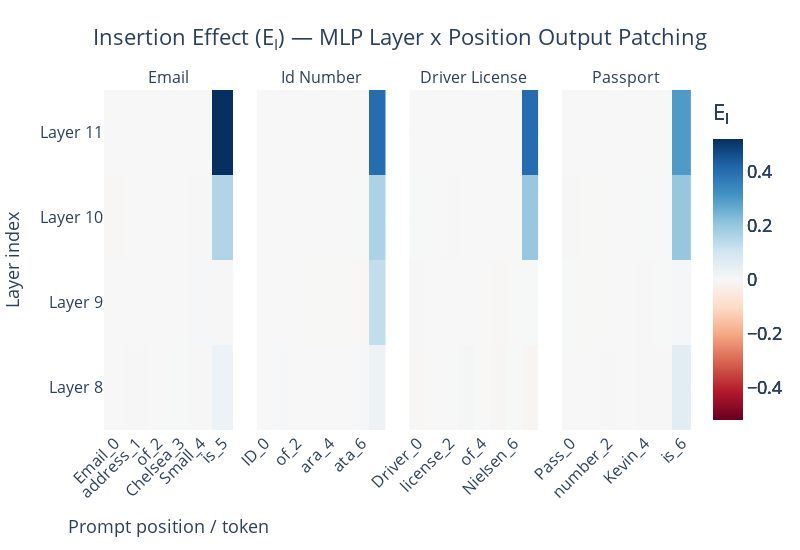

Write notebook code for a chart like this one.
### Markdown cell above
### Patch by Layer and Position for MLP
From our results above it seems that significant restoring effect occurs at the later layers for mlp. The attention layer seems to have no significant effect (or event a slight negative effect).

Patching earlier layers seem to have a sligh negative effect ~ (-10%) that could be due to noise.
The layers that clearly have a strong effect are the later MLP layers

### Code cell
def hook_fn(activation, hook, cache, pos):
    cached = cache[hook.name]
    patched = activation.clone()
    patched[:, pos, ...] = cached[:, pos, ...]
    return patched

RUN_ID_MLP_POS_MEM = "mlp_layer_pos"
PATCH_DIRECTION_MLP_POS_MEM = "memorized_to_base"
COMPONENT_MLP_POS_MEM = "mlp_out"
TARGET_LAYERS_MLP_POS_MEM = [3, 4, 5] if MODEL_SIZE == 70 else [8, 9, 10, 11]
PII_TYPES_TO_RUN_MLP_POS_MEM = PII_TYPES

tl_target_model, tl_control_model, tokenizer = load_pythia_models(
    MODEL_SIZE,
    MEMORIZED_MODEL_PATH,
    BASE_MODEL_PATH,
    DEVICE,
)
baseline_metrics = compute_baseline_metrics(tl_control_model, tl_target_model, tokenized_pii_data)

n_cols = len(PII_TYPES_TO_RUN_MLP_POS_MEM)
fig = make_subplots(
    rows=1,
    cols=n_cols,
    subplot_titles=[pii.replace("_", " ").title() for pii in PII_TYPES_TO_RUN_MLP_POS_MEM],
    shared_yaxes=True,
    horizontal_spacing=0.04
)

gmin = float('inf')
gmax = float('-inf')

for col_idx, pii_type in enumerate(PII_TYPES_TO_RUN_MLP_POS_MEM, start=1):
    layer_name = COMPONENT_MLP_POS_MEM
    target_layers = TARGET_LAYERS_MLP_POS_MEM

    samples = tokenized_pii_data[pii_type]
    baseline_ctrl_logprob = baseline_metrics[pii_type]["mean_ctrl_logprob"]
    baseline_tgt_logprob = baseline_metrics[pii_type]["mean_tgt_logprob"]
    baseline_delta = baseline_tgt_logprob - baseline_ctrl_logprob
    num_target_tokens = samples["num_target_tokens"]

    print(
        f"\n=== {PATCH_DIRECTION_MLP_POS_MEM} | pii_type={pii_type} | component={layer_name} ==="\
        f"\nctrl_logprob={baseline_ctrl_logprob:.4f}, tgt_logprob={baseline_tgt_logprob:.4f}, delta={baseline_delta:.4f}"
    )

    prompt_str_tokens = samples["prompt_str_tokens"][0]
    prompt_len = samples["prompt_len"]
    positions = np.arange(prompt_len)

    full_tokens = torch.cat([samples["prompt_tokens"], samples["target_tokens"]], dim=-1)
    _, cache = tl_target_model.run_with_cache(full_tokens, return_cache_object=True)

    results = np.zeros((prompt_len, len(target_layers)), dtype=np.float32)

    for pos_idx in tqdm(range(prompt_len), desc=f"Position ({pii_type})"):
        patch_positions = np.array([pos_idx])  # Patch only this position

        for j, layer_idx in enumerate(target_layers):
            patch_layers = [tl_utils.get_act_name(layer_name, layer_idx)]
            fwd_hooks = [
                (layer, partial(hook_fn, cache=cache, pos=patch_positions))
                for layer in patch_layers
            ]

            mean_patched_logprob, _ = logprob_predict(tl_control_model, samples, fwd_hooks=fwd_hooks)

            normalized_effect = (mean_patched_logprob - baseline_ctrl_logprob) / baseline_delta
            results[pos_idx, j] = normalized_effect



# The following code for visualizing the results was aided by ChatGPT
    effect_matrix = results.T 

    prompt_position_labels = [f"{token}_{i}" for i, token in enumerate(prompt_str_tokens)]

    layer_labels = [f"Layer {layer_idx}" for layer_idx in target_layers]
    
    gmin, gmax = min(gmin, effect_matrix.min()), max(gmax, effect_matrix.max())
    
    fig.add_trace(go.Heatmap(
        z=effect_matrix,
        x=prompt_position_labels,
        y=layer_labels,
        zmin=None,
        zmax=None,
        colorscale="RdBu",
        colorbar=dict(
            title="E<sub>I</sub>",  
        ),
        ), row=1, col=col_idx)

abs_max = max(abs(gmin), abs(gmax))

for trace in fig.data:
    trace.zmin = -abs_max
    trace.zmax = abs_max


fig.update_xaxes(tickangle=-45, tickfont=dict(size=11))
fig.update_xaxes(title_text="Prompt position / token", row=1, col=1)
fig.update_yaxes(title_text="Layer index", row=1, col=1)

fig.update_layout(
    title=dict(
        text="Insertion Effect (E<sub>I</sub>) — MLP Layer x Position Output Patching",
        font=dict(size=TITLE_FONT_SIZE),
        x=0.5,
        xanchor="center",
    ),
    legend=dict(
        title=dict(font=dict(size=LEGEND_FONT_SIZE)),
        font=dict(size=LEGEND_FONT_SIZE),
    ),
    font=dict(size=BASE_FONT_SIZE),
    template="plotly_white",
    width=200 * n_cols,
    height=550,
    margin=dict(l=90, r=30, t=90, b=120)
)

fig.update_xaxes(
    title_font=dict(size=BASE_FONT_SIZE),
    tickfont=dict(size=TICK_FONT_SIZE),
)

fig.update_yaxes(
    title_font=dict(size=BASE_FONT_SIZE),
    tickfont=dict(size=TICK_FONT_SIZE),
)

out_dir = OUTPUT_VIS_DIR / f"num_tg_tkns_{NUM_TARGET_TOKENS}" / PATCH_DIRECTION_MLP_POS_MEM /  RUN_ID_MLP_POS_MEM
os.makedirs(out_dir, exist_ok=True)

stem = (
    f"mlp_layer_pos_patching"
)

output_path = (out_dir / stem).with_suffix(".png")
fig.write_image(output_path, scale=2)
fig.show()

print(f"Saved combined figure to: {output_path}")

### Figure 1 — Plotly figure (JSON) as saved in the notebook; plotly's stock layout.template omitted (floating-point values rounded to 4 significant figures)
{"data": [{"colorbar": {"title": {"text": "E<sub>I</sub>"}}, "colorscale": [[0, "rgb(103,0,31)"], [0.1, "rgb(178,24,43)"], [0.2, "rgb(214,96,77)"], [0.3, "rgb(244,165,130)"], [0.4, "rgb(253,219,199)"], [0.5, "rgb(247,247,247)"], [0.6, "rgb(209,229,240)"], [0.7, "rgb(146,197,222)"], [0.8, "rgb(67,147,195)"], [0.9, "rgb(33,102,172)"], [1, "rgb(5,48,97)"]], "type": "heatmap", "x": ["Email_0", " address_1", " of_2", " Chelsea_3", " Small_4", " is_5"], "xaxis": "x", "y": ["Layer 8", "Layer 9", "Layer 10", "Layer 11"], "yaxis": "y", "z": [[-9.088e-05, 0.003961, -0.0001403, 0.002724, 0.003357, 0.03085], [0.0001922, -1.848e-05, 6.601e-07, 0.00051, 0.004303, -0.002282], [-0.004671, 0.0, 6.601e-07, 0.0002967, 0.003771, 0.1579], [0.0, 0.0, 0.0, 0.0, 0.0, 0.5215]], "zmax": 0.5215, "zmin": -0.5215}, {"colorbar": {"title": {"text": "E<sub>I</sub>"}}, "colorscale": [[0, "rgb(103,0,31)"], [0.1, "rgb(178,24,43)"], [0.2, "rgb(214,96,77)"], [0.3, "rgb(244,165,130)"], [0.4, "rgb(253,219,199)"], [0.5, "rgb(247,247,247)"], [0.6, "rgb(209,229,240)"], [0.7, "rgb(146,197,222)"], [0.8, "rgb(67,147,195)"], [0.9, "rgb(33,102,172)"], [1, "rgb(5,48,97)"]], "type": "heatmap", "x": ["ID_0", " number_1", " of_2", " K_3", "ara_4", " M_5", "ata_6", " is_7"], "xaxis": "x2", "y": ["Layer 8", "Layer 9", "Layer 10", "Layer 11"], "yaxis": "y2", "z": [[0.0001627, 0.004952, 0.0009609, -0.0006361, 0.001035, 0.0002686, 0.006077, 0.02847], [-0.0007027, -0.00106, 0.0001913, -0.001123, -0.001237, -0.00114, -0.004682, 0.1292], [-0.0007339, -2.25e-05, 0.0, 0.0, 0.0, 0.0, 0.00277, 0.1652], [0.0, 0.0, 0.0, 0.0, 0.0, 0.0, 0.0, 0.4003]], "zmax": 0.5215, "zmin": -0.5215}, {"colorbar": {"title": {"text": "E<sub>I</sub>"}}, "colorscale": [[0, "rgb(103,0,31)"], [0.1, "rgb(178,24,43)"], [0.2, "rgb(214,96,77)"], [0.3, "rgb(244,165,130)"], [0.4, "rgb(253,219,199)"], [0.5, "rgb(247,247,247)"], [0.6, "rgb(209,229,240)"], [0.7, "rgb(146,197,222)"], [0.8, "rgb(67,147,195)"], [0.9, "rgb(33,102,172)"], [1, "rgb(5,48,97)"]], "type": "heatmap", "x": ["Driver_0", "'s_1", " license_2", " number_3", " of_4", " Catherine_5", " Nielsen_6", " is_7"], "xaxis": "x3", "y": ["Layer 8", "Layer 9", "Layer 10", "Layer 11"], "yaxis": "y3", "z": [[-0.003272, -0.0004035, -0.0003543, 0.008355, 0.0005285, -0.007625, 0.001636, -0.012], [-0.002251, -2.773e-07, 0.0, -5.667e-05, 3.088e-05, -0.004664, -0.000127, 0.002773], [0.001389, 0.0, 0.004023, 0.0, 3.079e-05, 0.000295, -0.0007157, 0.1981], [0.0, 0.0, 0.0, 0.0, 0.0, 0.0, 0.0, 0.4012]], "zmax": 0.5215, "zmin": -0.5215}, {"colorbar": {"title": {"text": "E<sub>I</sub>"}}, "colorscale": [[0, "rgb(103,0,31)"], [0.1, "rgb(178,24,43)"], [0.2, "rgb(214,96,77)"], [0.3, "rgb(244,165,130)"], [0.4, "rgb(253,219,199)"], [0.5, "rgb(247,247,247)"], [0.6, "rgb(209,229,240)"], [0.7, "rgb(146,197,222)"], [0.8, "rgb(67,147,195)"], [0.9, "rgb(33,102,172)"], [1, "rgb(5,48,97)"]], "type": "heatmap", "x": ["Pass_0", "port_1", " number_2", " of_3", " Kevin_4", " Smith_5", " is_6"], "xaxis": "x4", "y": ["Layer 8", "Layer 9", "Layer 10", "Layer 11"], "yaxis": "y4", "z": [[-0.0006976, 1.406e-05, -0.002099, 0.00109, 0.003013, 0.003102, 0.0615], [0.001671, -0.001692, 0.0004252, 0.000773, 0.003236, 0.002764, 0.007292], [0.002921, -0.001472, 2.435e-07, 0.0006737, 0.002266, 0.0007917, 0.2013], [0.0, 0.0, 0.0, 0.0, 0.0, 0.0, 0.2975]], "zmax": 0.5215, "zmin": -0.5215}], "layout": {"annotations": [{"font": {"size": 16}, "showarrow": false, "text": "Email", "x": 0.11, "xanchor": "center", "xref": "paper", "y": 1, "yanchor": "bottom", "yref": "paper"}, {"font": {"size": 16}, "showarrow": false, "text": "Id Number", "x": 0.37, "xanchor": "center", "xref": "paper", "y": 1, "yanchor": "bottom", "yref": "paper"}, {"font": {"size": 16}, "showarrow": false, "text": "Driver License", "x": 0.63, "xanchor": "center", "xref": "paper", "y": 1, "yanchor": "bottom", "yref": "paper"}, {"font": {"size": 16}, "showarrow": false, "text": "Passport", "x": 0.89, "xanchor": "center", "xref": "paper", "y": 1, "yanchor": "bottom", "yref": "paper"}], "font": {"size": 18}, "height": 550, "legend": {"font": {"size": 16}, "title": {"font": {"size": 16}}}, "margin": {"b": 120, "l": 90, "r": 30, "t": 90}, "title": {"font": {"size": 22}, "text": "Insertion Effect (E<sub>I</sub>) — MLP Layer x Position Output Patching", "x": 0.5, "xanchor": "center"}, "width": 800, "xaxis": {"anchor": "y", "domain": [0, 0.22], "tickangle": -45, "tickfont": {"size": 16}, "title": {"font": {"size": 18}, "text": "Prompt position / token"}}, "xaxis2": {"anchor": "y2", "domain": [0.26, 0.48], "tickangle": -45, "tickfont": {"size": 16}, "title": {"font": {"size": 18}}}, "xaxis3": {"anchor": "y3", "domain": [0.52, 0.74], "tickangle": -45, "tickfont": {"size": 16}, "title": {"font": {"size": 18}}}, "xaxis4": {"anchor": "y4", "domain": [0.78, 1], "tickangle": -45, "tickfont": {"size": 16}, "title": {"font": {"size": 18}}}, "yaxis": {"anchor": "x", "domain": [0, 1], "tickfont": {"size": 16}, "title": {"font": {"size": 18}, "text": "Layer index"}}, "yaxis2": {"anchor": "x2", "domain": [0, 1], "matches": "y", "showticklabels": false, "tickfont": {"size": 16}, "title": {"font": {"size": 18}}}, "yaxis3": {"anchor": "x3", "domain": [0, 1], "matches": "y", "showticklabels": false, "tickfont": {"size": 16}, "title": {"font": {"size": 18}}}, "yaxis4": {"anchor": "x4", "domain": [0, 1], "matches": "y", "showticklabels": false, "tickfont": {"size": 16}, "title": {"font": {"size": 18}}}}}
